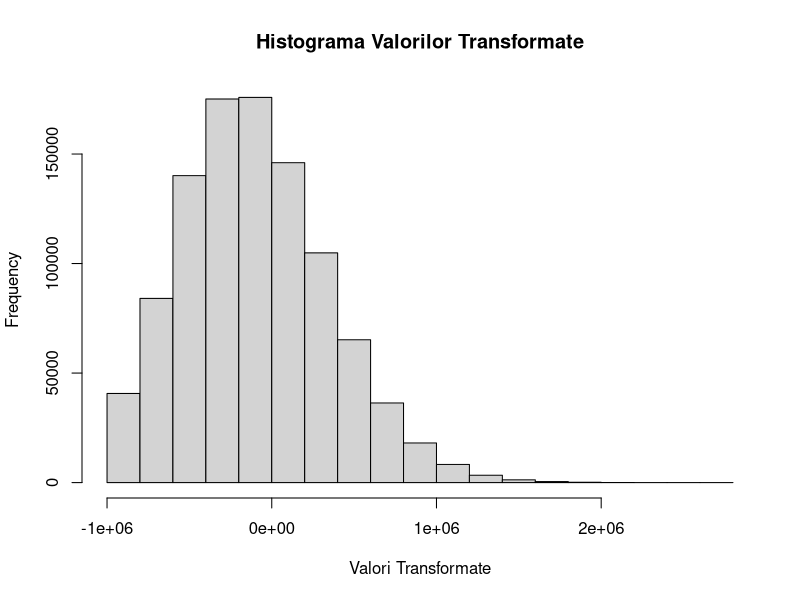

The R script that drew this image:


# schema binomiala pe n1 si n2

comb = function(n, x) {
  factorial(n) / factorial(n-x) / factorial(x)
}

binomiala_2_cazuri <- function(n, n1, n2, p, q) {
  return (comb(n, n1) * p ^ n1 * q ^ n2)
}

# utilizare binomiala pe n1 si n2

n<-3      # nr total
n1<-1     # optiunea dorita
n2<-2     # cealalta aptiune
p<-0.5    # probabilitate succes
q<-0.5    # probabilitate esec
prob <- binomiala_2_cazuri(n, n1, n2, p, q)
print(prob)


multinomial_coef <- function(n, vec) {
  numarator <- factorial(n)
  
  numitor <- prod(sapply(vec, factorial))
  
  multinomial_coefficient <- numarator / numitor
  
  return(multinomial_coefficient)
}

prod_puteri_p <- function(p, n) {
  if(length(p) != length(n)) {
    stop("Vectorii trebuie sa aiba aceeasi lungime!")
  }
  
  result <- 1
  for(i in 1:length(p)) {
    result <- result * p[i]^n[i]
  }
  
  return(result)
}

# Schema binomiala pentru n1..nk:
binomiala_generala <- function(n_tot, n1_nk_vector, p1_pk_vector) {
  
  return (multinomial_coef(n_tot, n1_nk_vector) * prod_puteri_p(p1_pk_vector, n1_nk_vector))
}

# Utilizare binomiala pentru n1..nk: 
n_tot<-5
n1_nk_vector<-c(1, 2, 2)
p1_pk_vector<-c(0.6, 0.2, 0.2)

expr <- binomiala_generala(n_tot, n1_nk_vector, p1_pk_vector)
print(expr)

############################################
# ex 2
# Voi adapta la Schema lui Pascal
# valorile le-am luat din rezolvarea problemei pe foaie

pascal <- function (p, q, k) {
  return (p * q ^ (k - 1))
}

# Utilizare:
p <- 0.187
q <- 0.813
k <- 4

#o utilizare
prob <- pascal(p, q, k)
print(prob)

# nr exp
num_exp <- 1e6

# vector de rezulatte
results <- numeric(num_exp)

# rulez de 10^6 ori
for (i in 1:num_exp) {
  results[i] <- pascal(p, q, k)
}

# Printez primele rezultate:
print(head(results))



#############################
# Rezolvare ex 8 
# Schema cu bila nerevenita - HIPERGEOMETRICA - programul general, rezolvarea problemei este sub conditie
hipergeometrica <- function (N_vec, n_vec, n_tot, N_tot) {
  res <- 1
  for(i in 1:length(n_vec)) {
    res <- comb(N_vec[i], n_vec[i])
  }
  return (res / comb(N_tot, n_tot))
}

# Utilizare :
N_vec <- c(1, 2, 3, 4)
n_vec <- c(1, 1, 2, 3)
n_tot <- 4  # 4 soareci
N_tot <- 10
p <- hipergeometrica(N_vec, n_vec, n_tot, N_tot)
print(p)

# 4 soareci sunt scosi la intamplare dintr-o cutie care exista exact 2 soareci albi. 
# Probabilitatea ca ambii sa fie alesi e de 2 ori mai mare decat prob ca niciunul dintre soarecii albi sa fie ales... 
#Determinati nr de soareci din cutie

# rezolvare problema:

hipergeometrica <- function(N_vec, n_vec, n_tot, N_tot) {
  res <- 1
  for (i in 1:length(n_vec)) {
    res <- res * choose(N_vec[i], n_vec[i])
  }
  return (res / choose(N_tot, n_tot))
}

gaseste_N_tot <- function(N_alb, N_negru, n_alb, n_negru) {
  for (N_total in 1:100) {  # presupun nr soareci
    p_ambii_albi <- hipergeometrica(c(N_alb, N_negru), c(n_alb, n_negru), n_alb, N_total)
    p_niciun_alb <- hipergeometrica(c(N_alb, N_negru), c(0, n_negru), n_alb, N_total)
    
    if (p_ambii_albi == 2 * p_niciun_alb) {
      return(N_total)
    }
  }
  
  return(NULL)  # daca nu gasesc solutie
}

# Utilizare:
N_alb <- 2
N_negru <- 2
n_alb <- 2
n_negru <- 2

N_total_gasit <- gaseste_N_tot(N_alb, N_negru, n_alb, n_negru)
print(N_total_gasit)

#####################################################
# Ex 15 
# Problema: generati in R 10^6 valori dintr-o repartitie poisson(5), apoi din vectorul obtinut scadeti 5 si inmultiti cu 2*10^5. 
# Faceti o histograma a valorilor transformate. C erapartitie puteti asocia pentru acestea?

# Schema lui Poisson


# Generare valori dintr-o repart Poisson(5)
set.seed(42)  # valori aleatoare
valori_poisson <- rpois(1e6, lambda = 5)

# scad 5 inmult cu 2 * 10^5
valori_transformate <- (valori_poisson - 5) * 2e5

# histohgrama:
hist(valori_transformate, main = "Histograma Valorilor Transformate", xlab = "Valori Transformate")

# pot asocia o repartitie normala

#########################

